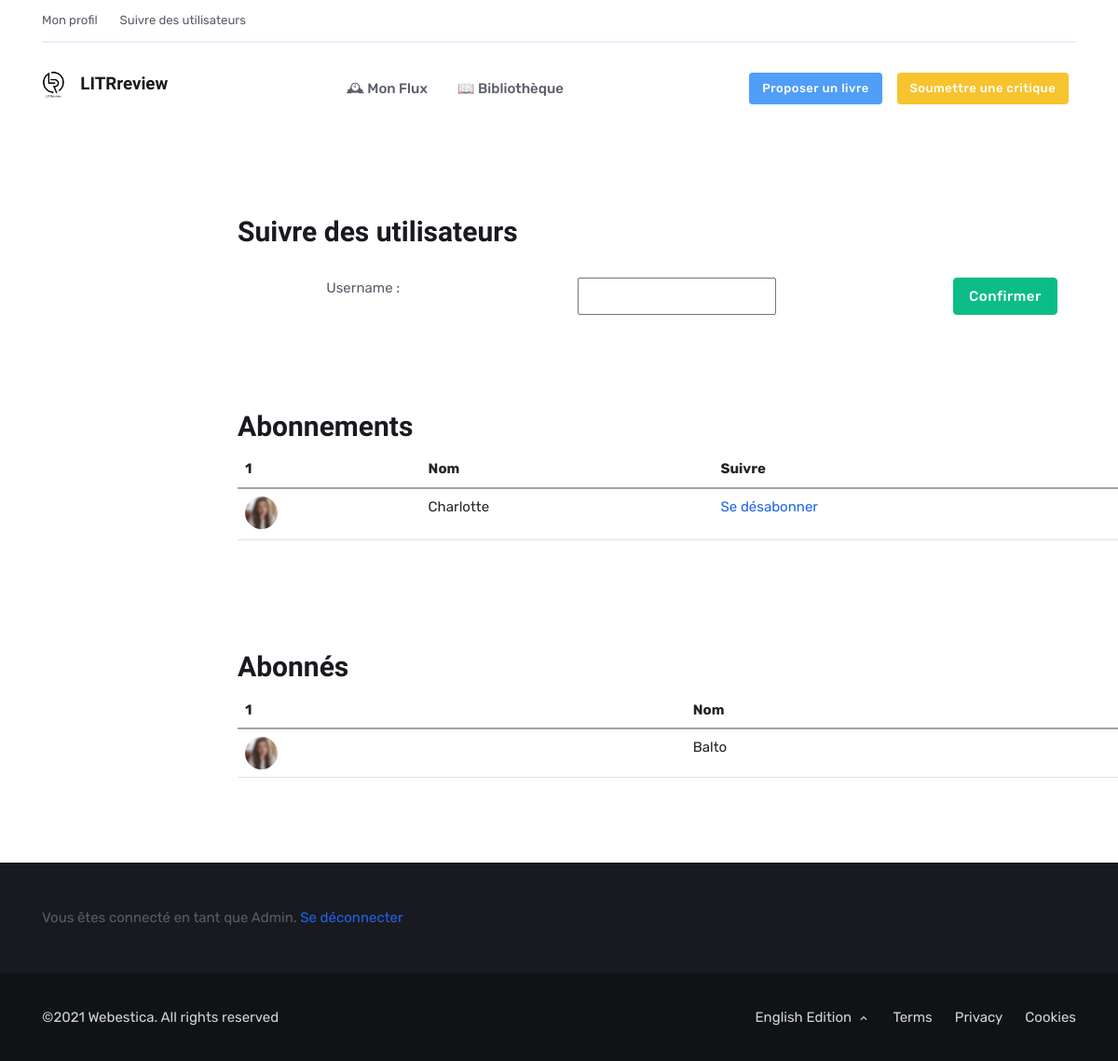
/follow-users/ (signed in), run on an earlier commit of the app's database.
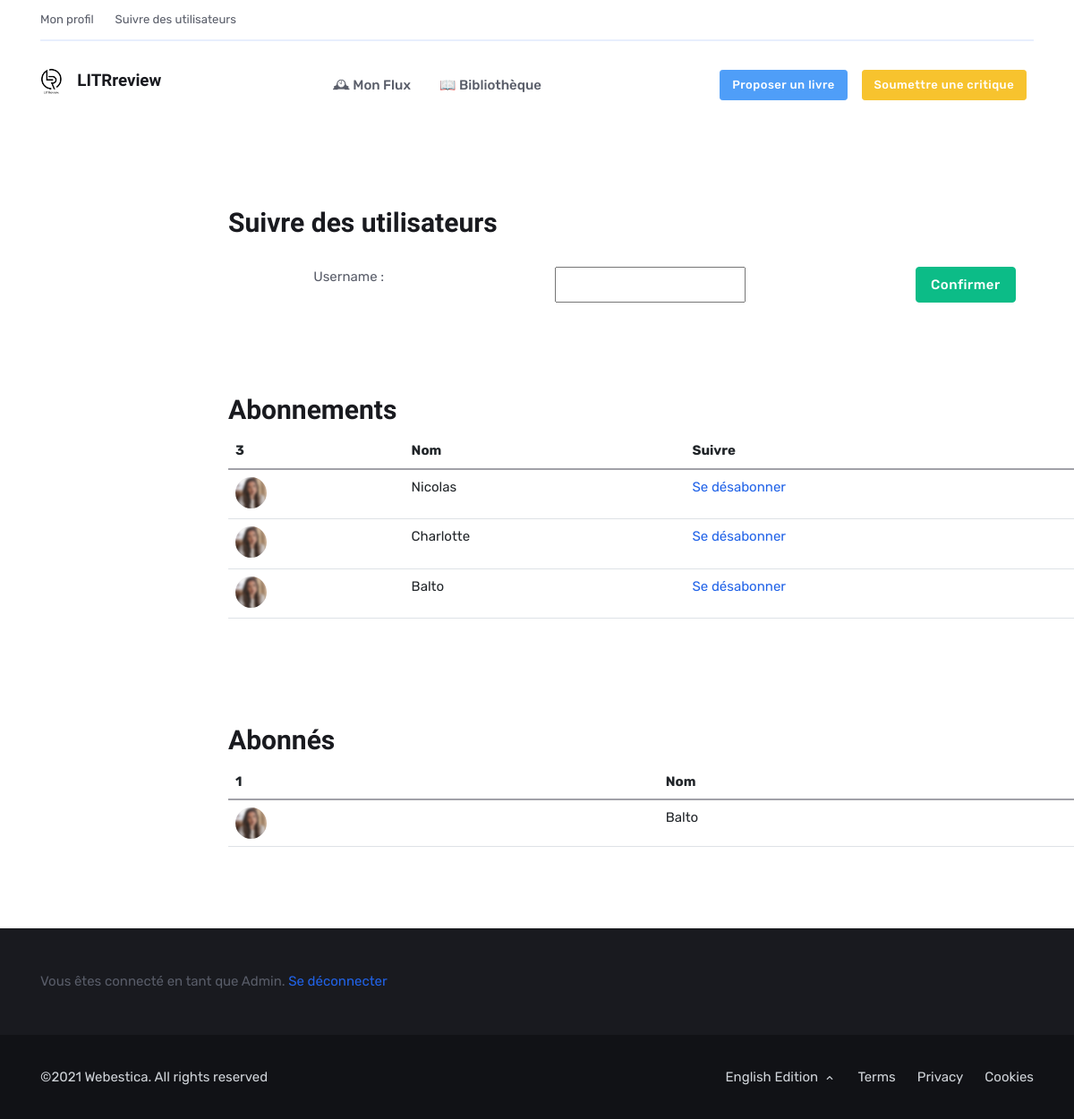
And on a later commit of the database.
### authentication/models.py (models this page shows)
class UserFollow(models.Model):
    user = models.ForeignKey(
        to=settings.AUTH_USER_MODEL,
        on_delete=models.CASCADE,
        related_name="following",
    )
    followed_user = models.ForeignKey(
        to=settings.AUTH_USER_MODEL,
        on_delete=models.CASCADE,
        related_name="followed_by",
    )
    class Meta:
        unique_together = ("user", "followed_user")

### authentication/views.py (the view, shortened to what this page needs)
# urls.py: path("follow-users/", authentication.views.follow_users, name="follow_users"),
@login_required
def follow_users(request):
    form = forms.FollowUsersForm()
    following = models.UserFollow.objects.filter(user=request.user)
    followed_by = models.UserFollow.objects.filter(followed_user=request.user)
    context = {
        "form": form,
        "following": following,
        "followed_by": followed_by,
    }
    return render(request, "follow_users.html", context=context)

### authentication/forms.py
class FollowUsersForm(forms.Form):
    username = forms.CharField()

### templates/follow_users.html (shortened to what this page needs)
{% extends 'base.html' %}
{% load static %}
{% block content %}
<div id="following-page">
    <section>
        <h2 >Suivre des utilisateurs</h2><br>
        <form method="post" id="following-form">
            {{ form }}
            <button class="btn btn-success m-0" type="submit">Confirmer</button>
        </form>
    </section>
    <section>
        <h2>Abonnements</h2>
        <table class="table">
            <thead>
            <tr>
                <th scope="col">{{ following|length }}</th>
                <th scope="col">Nom</th>
                <th scope="col">Suivre</th>
            </tr>
            </thead>
            <tbody>
                {% for pair in following %}
                    <tr>
                        <td><img class="avatar-xs avatar-img rounded-circle" src="{% static 'images/avatar/01.jpg' %}" alt="avatar"></td>
                        <td>{{ pair.followed_user.username }}</td>
                        <td><a href="{% url 'unfollow_users' pair.followed_user.id %}"><p>Se désabonner</p></a></td>
                    </tr>
                {% endfor %}
            </tbody>
        </table>
    </section>
    <section>
      <h2>Abonnés</h2>
        <table class="table">
            <thead>
                <tr>
                <th scope="col">{{ followed_by|length }}</th>
                <th scope="col">Nom</th>
                </tr>
            </thead>
            <tbody>
                {% for pair in followed_by %}
                    <tr>
                    <td><img class="avatar-xs avatar-img rounded-circle" src="{% static 'images/avatar/01.jpg' %}" alt="avatar"></td>
                    <td>{{ pair.user.username }}</td>
                    </tr>
                {% endfor %}
            </tbody>
        </table>
    </section>
 </div>
{% endblock content %}

What changed in the data, as far as the page shows it:
added UserFollow: followed_user.username "Nicolas", shown under "Abonnements"
added UserFollow: followed_user.username "Balto", shown under "Abonnements"
Also different on the page:
{{ following|length }}: "1" → "3"
